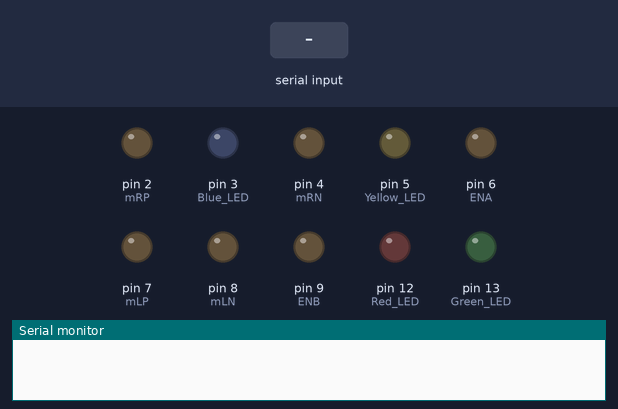
This sketch was run on a simulated Arduino Mega 2560, built with avr-gcc and run on an emulated ATmega2560. On the bench: output pins drawn as LEDs (lit = HIGH), the last lines printed to the serial monitor. Inputs (shaded band) come from the test bench.

Above: at 1.2 s.
1.3 s: "1" received over the second serial link
At 2.2 s:
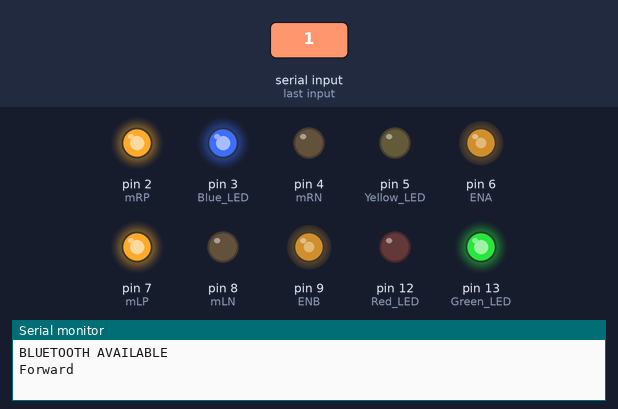
2.8 s: "7" received over the second serial link
At 3.4 s:
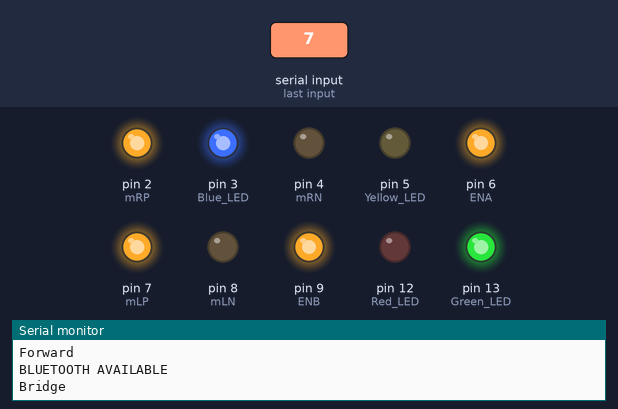
4.3 s: "8" received over the second serial link
At 5.5 s:
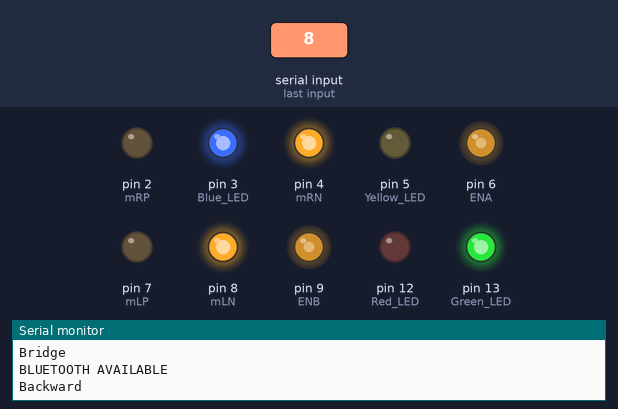
5.8 s: "0" received over the second serial link
At 6.7 s:
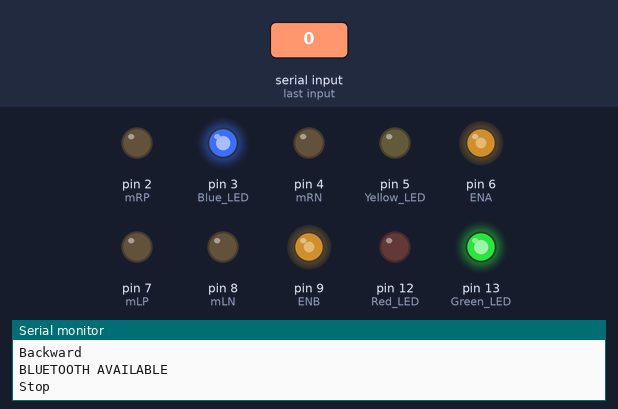
7.3 s: "3" received over the second serial link
At 7.9 s:
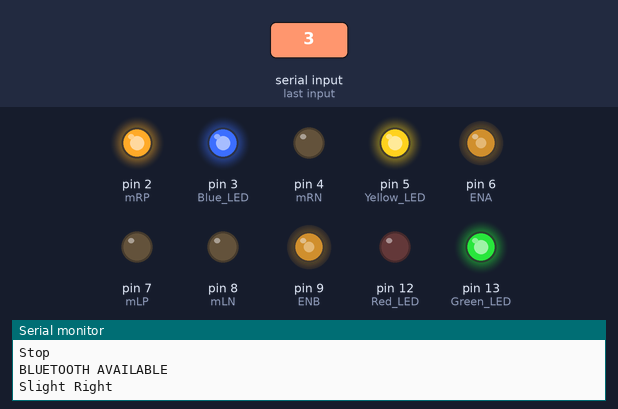
8.8 s: "4" received over the second serial link
At 10.2 s:
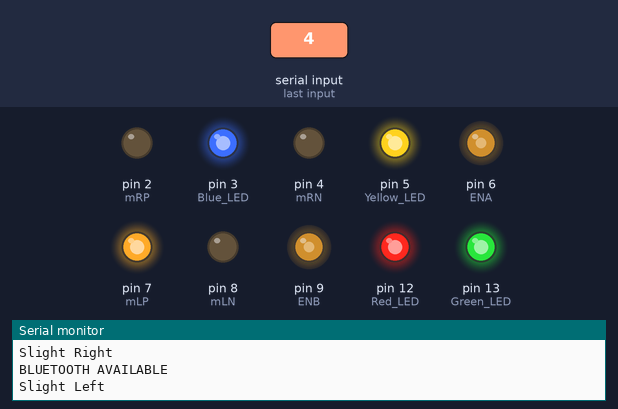
Timing chart, 0 to 11.3 s (numbered marks = the images above; inputs shaded):
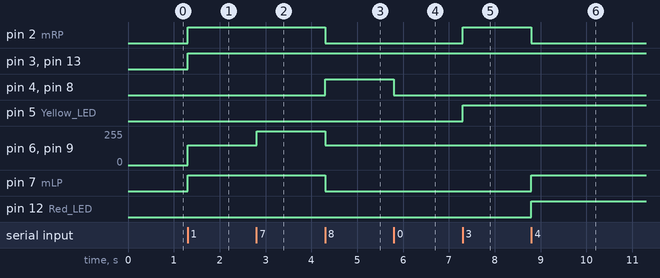

The sketch:

RC_CAR.ino
```cpp
#include <SoftwareSerial.h>
#define mRP 2 // Right Postive
#define mRN 4 // Right Negative
#define mLP 7 // Left Postive
#define mLN 8 // Left Negative
int Distance0; //Forward
int Distance1; //Right
int Distance2; //Left
/**********Functions*************/
void forward()
{
digitalWrite(mRP, HIGH);
digitalWrite(mRN, LOW);
digitalWrite(mLP, HIGH);
digitalWrite(mLN, LOW);
 for(int i=0;i<150;i++)
  {
    analogWrite(6,i);
    analogWrite(9,i);
  }
  digitalWrite(13,HIGH);
}

void bridge()
{
digitalWrite(mRP, HIGH);
digitalWrite(mRN, LOW);
digitalWrite(mLP, HIGH);
digitalWrite(mLN, LOW);
 for(int i=0;i<255;i++)
  {
    analogWrite(6,i);
    analogWrite(9,i);
  }
  digitalWrite(13,HIGH);
}

void backward()
{
digitalWrite(mRP, LOW);
digitalWrite(mRN, HIGH);
digitalWrite(mLP, LOW);
digitalWrite(mLN, HIGH);
 for(int i=0;i<150;i++)
  {
    analogWrite(6,i);
    analogWrite(9,i);
  }
  digitalWrite(13,HIGH);
}

void Stop()
{
digitalWrite(mRP, LOW);
digitalWrite(mRN, LOW);
digitalWrite(mLP, LOW);
digitalWrite(mLN, LOW);
}
void SlightRight()
{
  digitalWrite (mRP,HIGH);
  digitalWrite(mRN, LOW);
  digitalWrite(mLP, LOW);
  digitalWrite(mLN, LOW);
   for(int i=0;i<150;i++)
  {
    analogWrite(9,i);
  }
  digitalWrite(5,HIGH);
  }
void SlightLeft ()
{
  digitalWrite (mRP,LOW);
  digitalWrite(mRN, LOW);
  digitalWrite(mLP, HIGH);
  digitalWrite(mLN, LOW);
   for(int i=0;i<150;i++)
  {
    analogWrite(6,i);
  }
  digitalWrite(12,HIGH);
}
  void Right()
  {
    digitalWrite(mRP,HIGH);
    digitalWrite(mRN, LOW);
    digitalWrite(mLP, LOW);
    digitalWrite(mLN, HIGH);
     for(int i=0;i<100;i++)
  {
    analogWrite(6,i);
    analogWrite(9,i);
  }
  digitalWrite(5,HIGH);
    }
   void Left()
   {
    digitalWrite (mRP,LOW);
    digitalWrite(mRN, HIGH);
    digitalWrite(mLP, HIGH);
    digitalWrite(mLN, LOW);
     for(int i=0;i<100;i++)
  {
    analogWrite(6,i);
    analogWrite(9,i);
  }
  digitalWrite(12,HIGH);
    }
/****************End of Functions****************/
int RX = 10;
int TX = 11;
SoftwareSerial bluetooth(TX, RX);
void setup() {
Serial.begin(9600);
bluetooth.begin(9600);
pinMode (48,OUTPUT); //trig0
pinMode (49, INPUT); //echo0
pinMode(50, OUTPUT); //trig1
pinMode(51,INPUT); //echo1
pinMode(52,OUTPUT); //trig2
pinMode(53,INPUT); //echo2
pinMode(mRP, OUTPUT);
pinMode(mRN, OUTPUT);
pinMode(mLP, OUTPUT);
pinMode(mLN, OUTPUT);
pinMode (5,OUTPUT); //Yellow_LED
pinMode(12,OUTPUT); //Red_LED
pinMode(3,OUTPUT); //Blue_LED
pinMode(6,OUTPUT); //ENA
pinMode(9,OUTPUT); //ENB
pinMode(13,OUTPUT); //Green_LED
}

void loop() {
  while(bluetooth.available())
{
Serial.println("BLUETOOTH AVAILABLE");
digitalWrite(3,HIGH);
char data = bluetooth.read();
if(data =='1') // forward
{
Serial.println("Forward");
forward();
}
else if(data =='7') // bridge
{
Serial.println("Bridge");
bridge();
}
else if(data =='8') //backward
{
Serial.println("Backward");
backward();

}
else if(data =='0') //stop
{
Serial.println("Stop");
Stop();
}
else if ( data =='3') //SlightRight
{
  Serial.println("Slight Right");
  SlightRight ();
}
else if( data=='4') //Slight Left
{
  Serial.println("Slight Left");
  SlightLeft ();
}
else if (data=='5') //Right
{
  Serial.println ("Right");
  Right ();
}
else if (data =='6') //Left
{
  Serial.println("Left");
  Left();
}
else if( data=='2') //UltraSonic
{
 Serial.println("Forward");
forward();
digitalWrite(48,HIGH); //TRIG0
delay(250);
digitalWrite(48,LOW); //TRIG0
int time = pulseIn(49,HIGH); //ECHO0
Distance0 = time/(2*29.1);
delay(250);
if (Distance0 <25 && Distance0 >0)
{
  Stop();
digitalWrite(50,HIGH); //TRIG1
delay(250);
digitalWrite(50,LOW); //TRIG1
int time = pulseIn(51,HIGH); //ECHO1
Distance1 = time/(2*29.1);
delay(250);

if (Distance1 <25 && Distance1 >0)
{
digitalWrite(52,HIGH); //TRIG2
delay(250);
digitalWrite(52,LOW); //TRIG2
int time = pulseIn(53,HIGH); //ECHO2
Distance2 = time/(2*29.1);
if(Distance2 <25 && Distance2 >0)
{
  Stop();
  }
  else
  {
    Left();
    delay(5);
    Stop();
    break;
  }
}
else
{
  Right();
  delay(5);
  Stop();
  break;
  }
  }
}
}
}
```

Measured:
- after the input at 1.3 s, pin 2 (mRP), pin 3 (Blue_LED), pin 7 (mLP), pin 13 (Green_LED): LOW → HIGH at once; pin 6 (ENA), pin 9 (ENB): 0/255 → 149/255 at once
- after the input at 2.8 s, pin 6 (ENA), pin 9 (ENB): 149/255 → 254/255 at once
- after the input at 4.3 s, pin 2 (mRP), pin 7 (mLP): HIGH → LOW at once; pin 4 (mRN), pin 8 (mLN): LOW → HIGH at once; pin 6 (ENA), pin 9 (ENB): 254/255 → 149/255 at once
- after the input at 5.8 s, pin 4 (mRN), pin 8 (mLN): HIGH → LOW at once
- after the input at 7.3 s, pin 2 (mRP), pin 5 (Yellow_LED): LOW → HIGH at once
- after the input at 8.8 s, pin 2 (mRP): HIGH → LOW at once; pin 7 (mLP), pin 12 (Red_LED): LOW → HIGH at once
